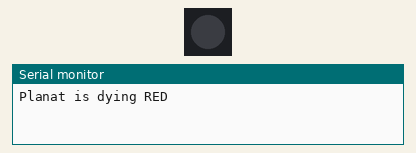
The sketch below on a simulated ESP32. Parts: 1 RGB LEDs in strip order, left to right, the last lines printed to the serial monitor. Dim RGB values are drawn brighter than linear.

Above: at 1.3 s.
At 3.8 s:
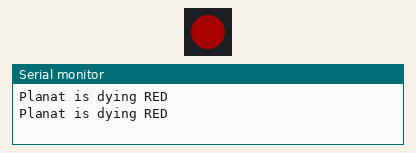
Timing chart, 0 to 4.8 s (numbered marks = the images above):
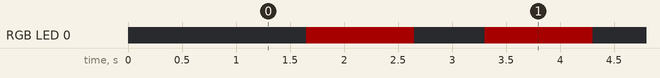

The sketch:

Blinking_Light.ino
```cpp
//Anthony Peters

//This program is to make the light blink every passing two seconds

//Initialize NeoPixel Constraints//
#include <Adafruit_NeoPixel.h>

#define PIN 15
#define NUMPIXELS 1
Adafruit_NeoPixel pixels = Adafruit_NeoPixel(NUMPIXELS, PIN, NEO_GRB + NEO_KHZ800);
int delayval = 150 ; //debounce & color wipe delay

/// Initialize ADC GPIO Pin & Variable for Storing Sensor Value ///
const int moistPin = 39;
int percent = 0;

// const values for NeoPIxel Color
int rVal = 0;
int bVal= 0;
int gVal = 0;
int x = 5;
void setup() {
pixels.begin(); //Initializes the NeoPixel library.
Serial.begin(115200); // Initialize ESP32
delay(1000);
}

void loop() {
  {
    pixels.setPixelColor(0,pixels.Color(rVal, gVal, bVal));
    pixels.setBrightness(40);
    pixels.show();
    delay(delayval);
   }

  if (x <=15) { //Value is Very Dry
    Serial.println("Planat is dying RED");
    //Red Color
    rVal=0;
    gVal=0;
    bVal=0;
    delay(500);
    pixels.setPixelColor(0, 255 , 0 , 0);
    pixels.show();
    delay(1000);
   }
  else {
    //do nothing
  }
}
```

Measured:
- by itself, RGB LED 0: alternates RGB(40, 0, 0) for 1.0 s and off for 0.65 s
